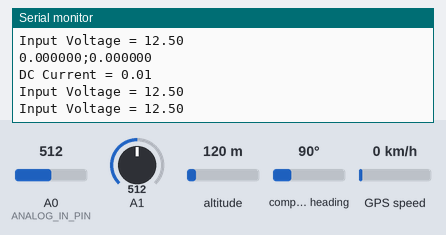
The sketch below on a simulated Arduino Uno, built with avr-gcc and run on an emulated ATmega328P. On the bench: the last lines printed to the serial monitor. Inputs (shaded band) come from the test bench; at power-on: A0 (ANALOG_IN_PIN) = 512, A1 = 512, altitude 120 m, compass heading 90°, GPS speed 0 km/h. The GPS gets a fix after 3 s at 37.7749, -122.4194 with 8 satellites.

Above: at 1.3 s.
1.4 s: A0 (ANALOG_IN_PIN) set to 716
At 1.66 s:
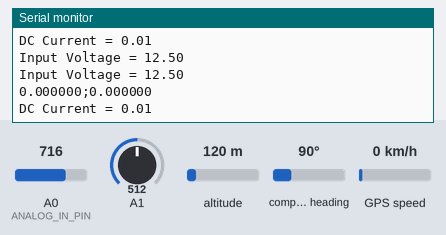
2.9 s: A1 set to 716
At 4.1 s:
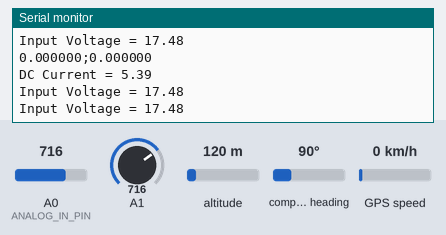
4.4 s: A0 (ANALOG_IN_PIN) set to 992
At 5.7 s:
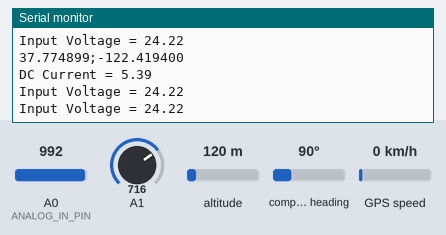
5.9 s: A1 set to 992
At 7.6 s:
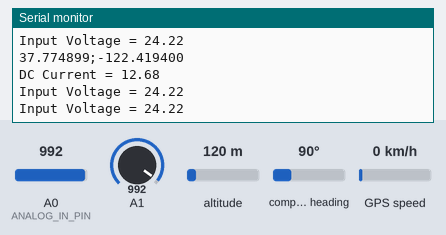
Timing chart, 0 to 8.4 s (numbered marks = the images above; inputs shaded):
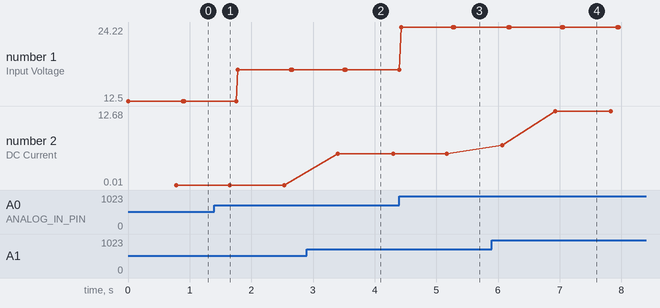

Measured:
- after the input at 2.9 s, the serial monitor: prints a new line after 0.50 s (image 2)
- after the input at 4.4 s, the serial monitor: prints a new line at once (image 3)
- after the input at 5.9 s, the serial monitor: prints a new line after 0.17 s (image 4)
- plotted number 1: 12.5 → 17.48 after the input at 1.4 s, 17.48 → 24.22 after the input at 4.4 s
- plotted number 2: 0.01 → 5.39 after the input at 2.9 s, 5.39 → 12.68 after the input at 5.9 s

The sketch:

sketch_jun20f.ino
```cpp
#define ANALOG_IN_PIN A0
#include <SoftwareSerial.h>
#include <TinyGPS.h>
float lat = 0,lon = 0; // create variable for latitude and longitude object
SoftwareSerial gpsSerial(3,4);//rx,tx

TinyGPS gps; // create gps object

// Floats for ADC voltage & Input voltage
float adc_voltage = 0.0;
float in_voltage = 0.0;
float current=0.0;

// Floats for resistor values in divider (in ohms)
float R1 = 30000.0;
//+442000
float R2 = 7500.0;
// Float for Reference Voltage
float ref_voltage = 5.0;
// Integer for ADC value
int adc_value = 0;


void setup()
{
   // Setup Serial Monitor
Serial.begin(9600);
   //Serial.println("DC Voltage Test");
    //ss.begin(GPSBaud);
    //Serial.println("The GPS Received Signal:");
gpsSerial.begin(9600); // connect gps sensor
}

void loop()
{
   // Read the Analog Input
   adc_value = analogRead(ANALOG_IN_PIN);

   // Determine voltage at ADC input
   adc_voltage  = (adc_value * ref_voltage) / 1024.0;

   // Calculate voltage at divider input
   in_voltage = adc_voltage / (R2/(R1+R2)) ;

   // Print results to Serial Monitor to 2 decimal places
  Serial.print("Input Voltage = ");
  Serial.println(in_voltage, 2);

  // Short delay
  delay(500);

// for measuring current
    float average = 0;
  for(int i = 0; i < 1000; i++)
  {
    average = average + (.0264 * analogRead(A1) -13.51) / 1000;

  }


  // for GPS
   while(gpsSerial.available()){ // check for gps data
  if(gps.encode(gpsSerial.read()))// encode gps data
  {
  gps.f_get_position(&lat,&lon); // get latitude and longitude
  // display position

  //Serial.print("Position: ");
  //Serial.print("Latitude:");
  //Serial.print(lat,6);
  //Serial.print(";");
  //Serial.print("Longitude:");
  //Serial.println(lon,6);

  //Serial.print(lat);
  //Serial.print(" ");
 }
}
String latitude = String(lat,6);
  String longitude = String(lon,6);
Serial.println(latitude+";"+longitude);
delay(100);
Serial.print("DC Current = ");
Serial.println(average);
delay(100);
Serial.print("Input Voltage = ");
Serial.println(in_voltage, 2);
Serial.println();
}
```
